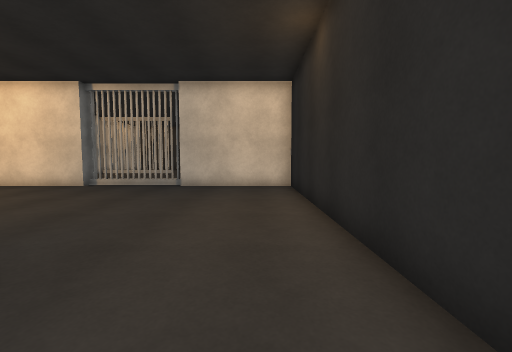
[1] (above)

24 first-person views from a walk through a scene from a Unity 3-D project. The camera is 1.2 m above the floor, tilts 4° down and sees 90° across. Doors are open. The floor is counted in squares, 1 m on a side. Each view is taken from the middle of a square. On the plan, view 1 faces up. The plan holds only what a view shows up to about 12 squares ahead; the rest is blank. The place goes on beyond the plan. The player is left out. Surface patterns are stand-ins for the level's own textures.

[2]
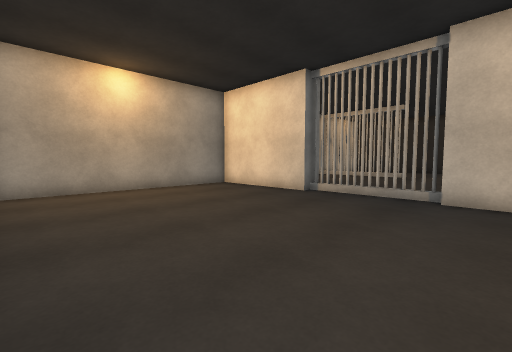

[3]
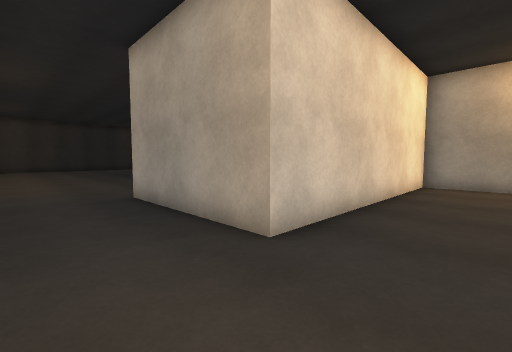

[4]
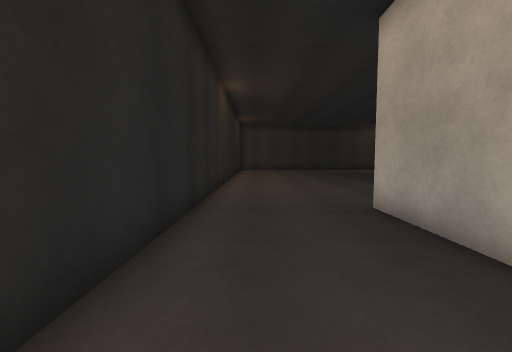

[5]
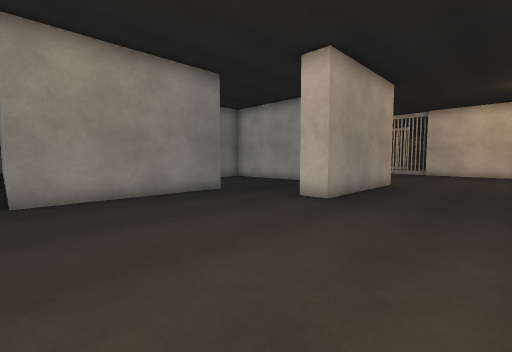

[6]
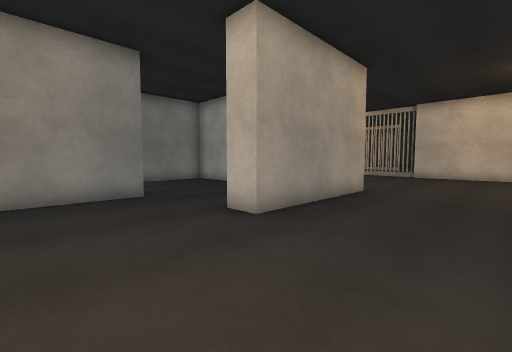

[7]
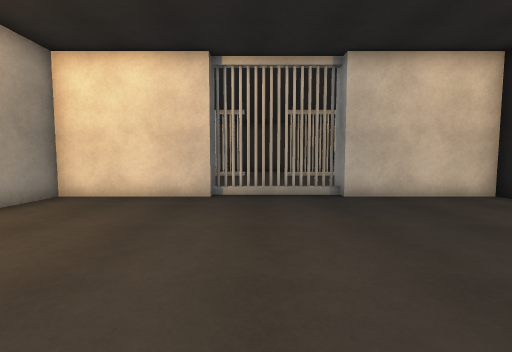

[8]
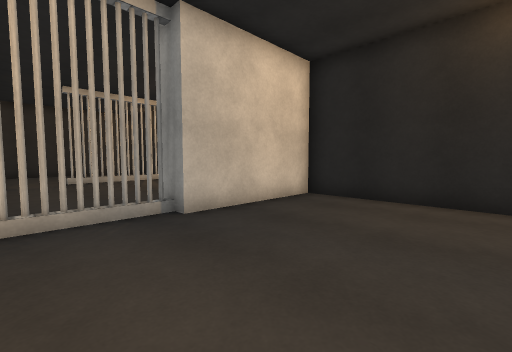

[9]
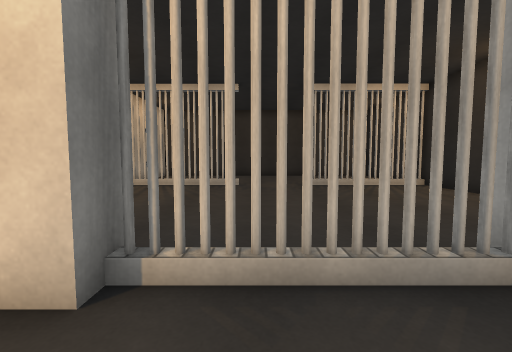

[10]
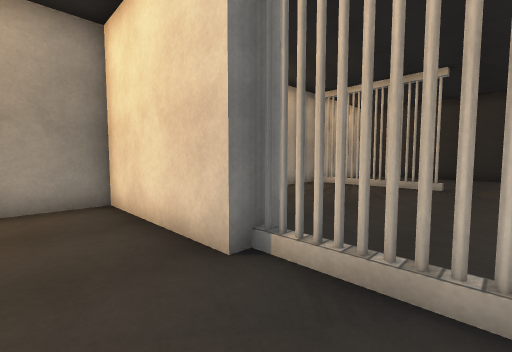

[11]
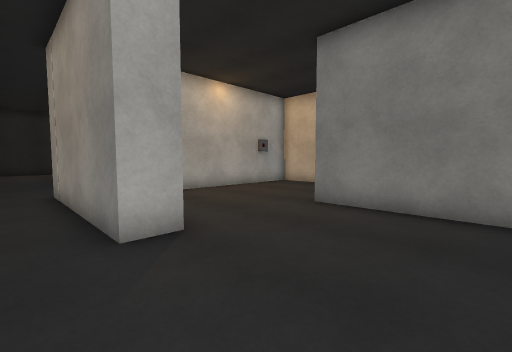

[12]
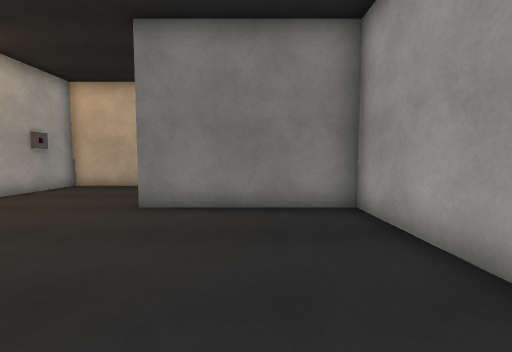

[13]
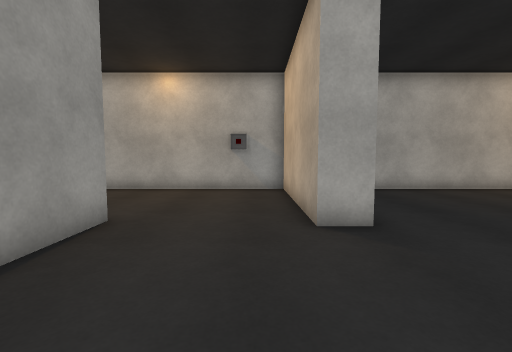

[14]
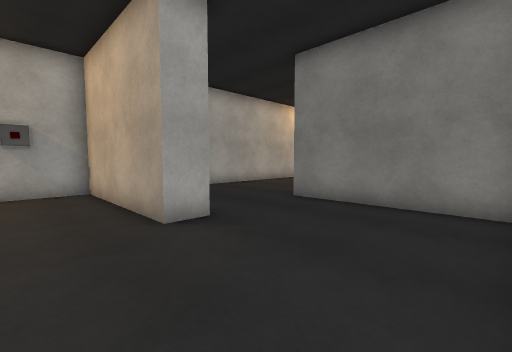

[15]
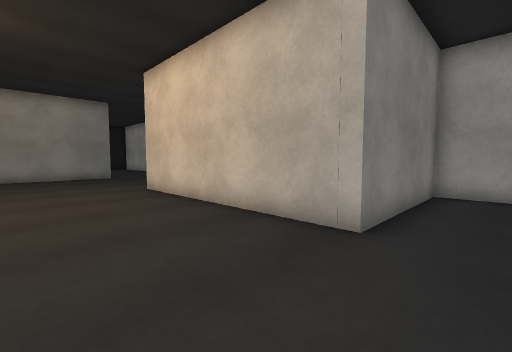

[16]
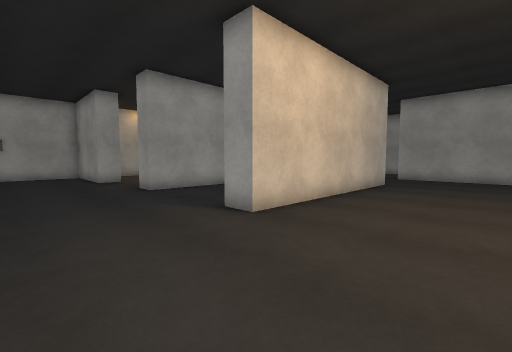

[17]
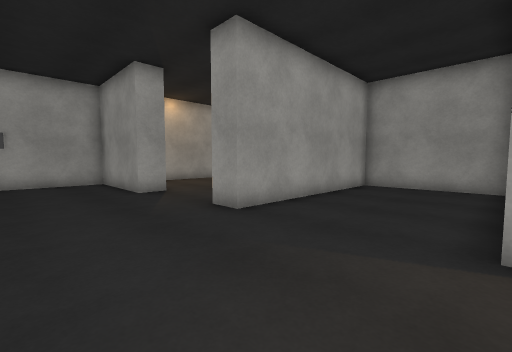

[18]
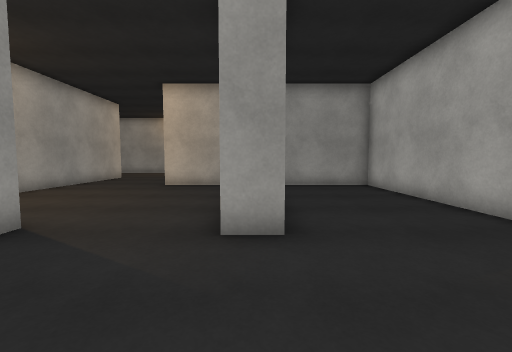

[19]
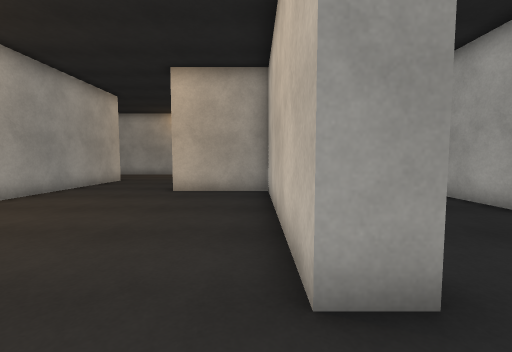

[20]
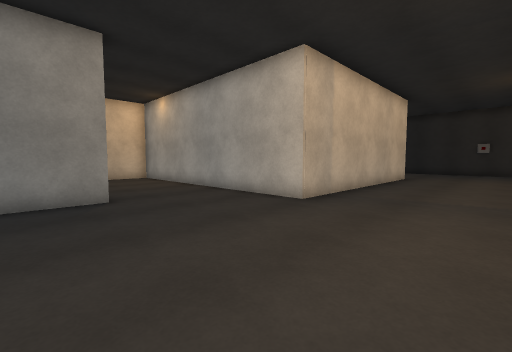

[21]
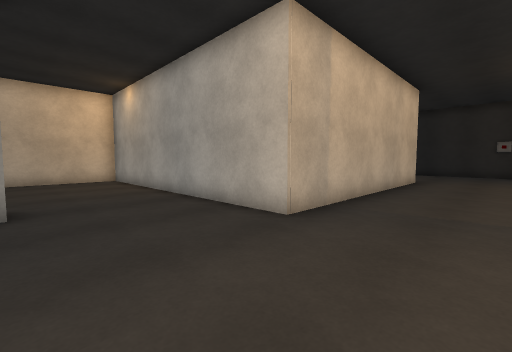

[22]
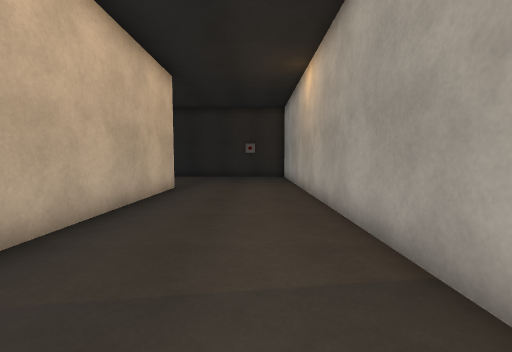

[23]
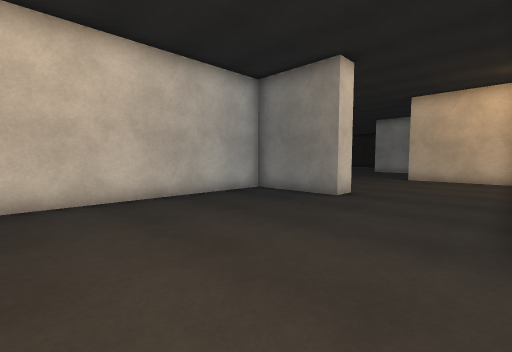

[24]
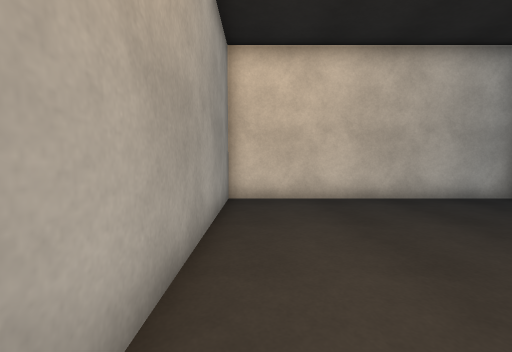

### Floor plan
Points are (right, up) in squares from view 1. A wall is a line through its corners. A room is listed if a view was taken in it or the views show most of it. See-through windows are left out.
Room 1 (views 1, 2, 3, 4, 5, 6, 7, 8, 9, 10)
walls: (-7.1, -3.8) (-7.1, -9.9); (-7.4, 12) (-7.4, 11) (-12.2, 11) (-12.2, 2.5) (-2.8, 2.5) (-2.8, -3.1) (-3.9, -3.1); (1.5, -8.9) (1.5, 11) (-2.6, 11)
ways out: opening at (-5.5, -2.5) to room 2; gap at (-5.5, 12)
objects: other object (-7, 11); other object (-6, 11); other object (-5, 11); other object (-4, 11); other object (-3, 11)
Room 2 (views 11, 12, 13, 14, 15, 16, 17, 18, 19, 20, 21, 22, 23, 24)
walls: (-22.7, 2.5) (-22.7, 6.1) (-21.7, 6.1) (-21.7, 2.5) (-13.2, 2.5) (-13.2, 9.2); (-19.9, 1.5) (-21.7, 1.5) (-21.7, -4) (-30.1, -4) (-30.1, -2.9); (-18.1, -3.4) (-17.1, -3.4) (-17.1, -8.9); (-29.1, -3) (-22.7, -3) (-22.7, 1.5) (-30.1, 1.5) (-30.1, 2.5) (-23.2, 2.5); (-13.2, -3.9) (-13.2, -1.8); (-29.7, 10.1) (-29.7, 6) (-30.7, 6) (-30.7, 10.2) (-33.6, 10.2); (-18.1, -8.1) (-18.1, -6.9); (-13.2, 11.8) (-13.2, 22); (-8.4, 1.5) (-12.2, 1.5) (-12.2, -3.9); (-26, -8.9) (-20.6, -8.9); (-14.6, -8.9) (-10.1, -8.9); (-8.2, -3.8) (-7.1, -3.8); (-18.3, 20.4) (-18.3, 10.2) (-27.9, 10.2)
ways out: opening at (-5.5, -2.5) to room 1; opening at (-18.5, 21.5)
objects: other object (-16, -9); other object (-15, -9)

Where each view was taken, in squares from view 1:
view 1: 0 up, 0 right, facing up
view 2: 3 up, 2 left, facing up-left
view 3: 5 up, 0 right, facing down-left
view 4: 3 up, 0 right, facing down
view 5: 10 down, 1 right, facing up-left
view 6: 7 down, 1 right, facing up-left
view 7: 3 up, 6 left, facing up
view 8: 6 up, 6 left, facing up-right
view 9: 9 up, 6 left, facing up
view 10: 9 up, 5 left, facing up-left
view 11: 0 up, 6 left, facing down-left
view 12: 1 down, 6 left, facing left
view 13: 1 up, 16 left, facing down
view 14: 1 up, 15 left, facing down-left
view 15: 8 down, 20 left, facing up-left
view 16: 8 down, 34 left, facing up-right
view 17: 3 down, 34 left, facing up-right
view 18: 2 up, 34 left, facing right
view 19: 3 up, 32 left, facing right
view 20: 4 up, 14 left, facing up-left
view 21: 6 up, 15 left, facing up-left
view 22: 10 up, 15 left, facing up
view 23: 10 up, 14 left, facing down-left
view 24: 10 up, 14 left, facing down
